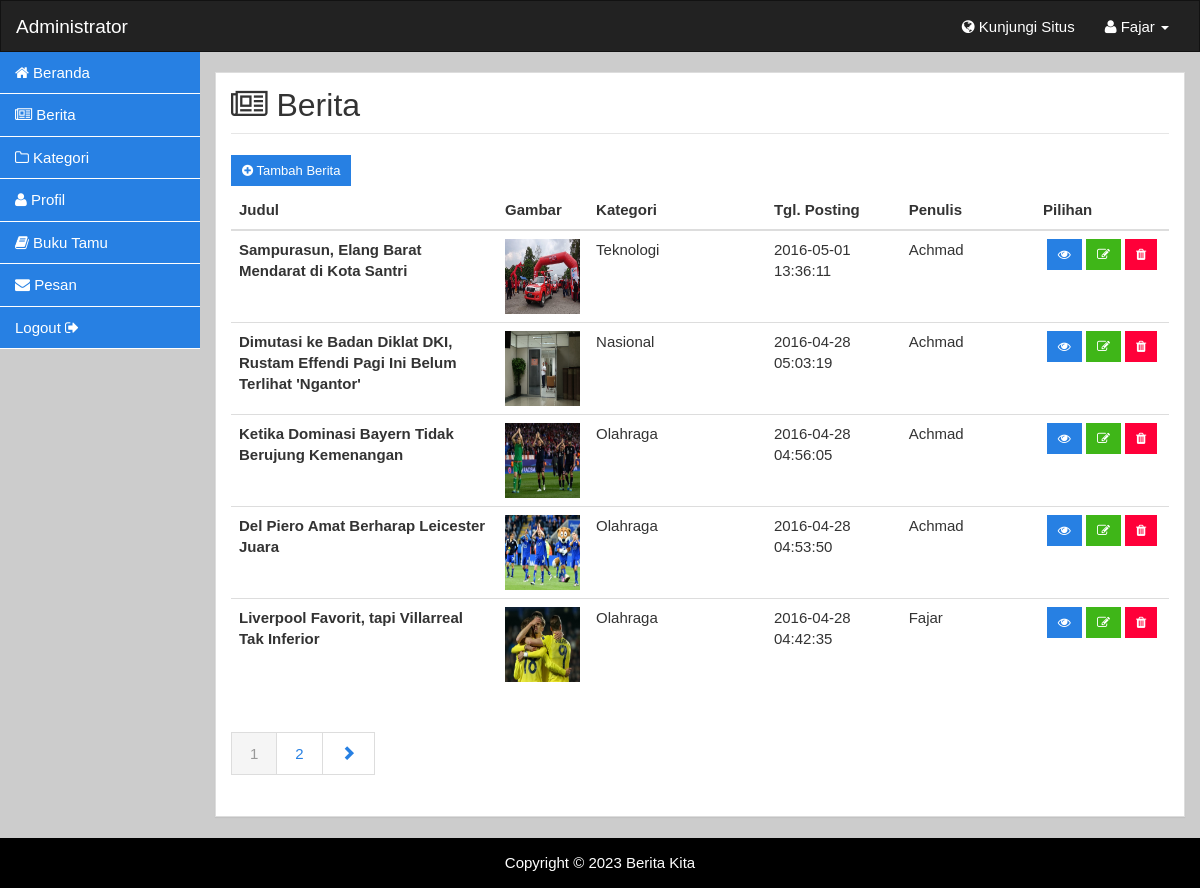
Screenshot of /webadmin/berita.php (signed in) with the database file from the repository.
### tables this page shows
CREATE TABLE `berita` (
  `id_berita` int(11) NOT NULL AUTO_INCREMENT,
  `judul` varchar(100) NOT NULL,
  `id_kategori` int(11) NOT NULL,
  `gambar` varchar(100) NOT NULL,
  `teks_berita` text NOT NULL,
  `tgl_posting` datetime NOT NULL,
  `id_admin` int(11) NOT NULL,
  `dilihat` int(11) NOT NULL,
  PRIMARY KEY (`id_berita`)
);

CREATE TABLE `kategori` (
  `id_kategori` int(11) NOT NULL AUTO_INCREMENT,
  `kategori` varchar(30) NOT NULL,
  PRIMARY KEY (`id_kategori`)
);

### config/config.php (called while the page is built)
<?php
$base_url = 'http://localhost/portalberita/';

### webadmin/berita.php (the view, shortened to what this page needs)
<?php include 'header.php'; ?>
<?php
$limit = 5;
if(isset($_GET['p']))
{
    $noPage = $_GET['p'];
}
else $noPage = 1;
$offset = ($noPage - 1) * $limit;
$sql = "SELECT
berita.id_berita,
berita.judul,
admin.id_admin,
berita.gambar,
berita.tgl_posting,
admin.nama_lengkap,
kategori.kategori
FROM
berita
INNER JOIN admin ON berita.id_admin = admin.id_admin
INNER JOIN kategori ON kategori.id_kategori = berita.id_kategori
ORDER BY berita.tgl_posting DESC
LIMIT ".$offset.",". $limit;
$qry = $mysqli->query($sql);
$sql_rec = "SELECT id_berita FROM berita";
$total_rec = $mysqli->query($sql_rec);
$total_rec_num = $total_rec->num_rows;
$total_page = ceil($total_rec_num/$limit);
?>
<div class="container-fluid body">
	<div class="row">
		<div class="col-lg-2 sidebar">
			<?php include 'sidebar.php'; ?>
		</div>
		<div class="col-lg-10 main-content">
			<div class="panel panel-default">
				<div class="panel-body">
					<div class="row">
						<div class="col-md-12">
							<h2 class="page-header"><i class="fa fa-newspaper-o"></i> Berita</h2>
						</div>
					</div>
					<div class="row">
						<div class="col-md-12">
							<a href="tambah-berita.php" class="btn btn-sm btn-primary">
								<i class="fa fa-plus-circle"></i> Tambah Berita
							</a>
							<table class="table table-hover">
								<thead>
									<tr>
										<th width="30%">Judul</th>
										<th width="5%">Gambar</th>
										<th width="20%">Kategori</th>
										<th width="15%">Tgl. Posting</th>
										<th width="15%">Penulis</th>
										<th width="15%">Pilihan</th>
									</tr>
								</thead>
								<tbody>
								<?php while ($news_list = $qry->fetch_assoc()) { ?>
									<tr>
										<td><strong><?php echo $news_list['judul']; ?></strong></td>
										<td>
											<img src="../images/<?php echo $news_list['gambar']; ?>" height="75" width="75">
										</td>
										<td><?php echo $news_list['kategori']; ?></td>
										<td><?php echo $news_list['tgl_posting']; ?></td>
										<td><?php echo $news_list['nama_lengkap']; ?></td>
										<td align="center">
											<?php if ($news_list['id_admin'] == $_SESSION['id_admin'] or $_SESSION['level']=='admin') { ?>
											<a class="btn btn-sm btn-primary" target="_blank" href="<?php echo $base_url.'detail.php?id='.$news_list['id_berita']; ?>">
												<i class="fa fa-eye"></i>
											</a>
											<a href="edit-berita.php?id=<?=$news_list['id_berita']?>" class="btn btn-sm btn-success">
												<i class="fa fa-edit"></i>
											</a>
											<a onclick="return confirm('Anda Yakin Ingin Menghapus Data Ini?');" href="hapus-berita.php?id=<?=$news_list['id_berita']?>" class="btn btn-sm btn-danger">
												<i class="fa fa-trash"></i>
											</a>
											<?php } else { ?>
											<a class="btn btn-sm btn-primary" target="_blank" href="<?php echo $base_url.'detail.php?id='.$news_list['id_berita']; ?>">
												<i class="fa fa-eye"></i>
											</a>
											<?php } ?>
										</td>
									</tr>
								<?php } ?>
								</tbody>
							</table>
						</div>
						<div class="col-md-12">
							<ul class="pagination">
							<?php for ($page=1; $page <= $total_page ; $page++) { ?>
								<?php if ((($page >= $noPage - 3) && ($page <= $noPage + 3)) || ($page == 1) || ($page == $total_page)) { ?>
									<?php
            							if ($page == $noPage) echo "<li class='active'><a href='#'>".$page."</a></li> ";
            							else echo " <li><a href='".$_SERVER['PHP_SELF']."?p=".$page."'>".$page."</a></li> ";
									?>
								<?php } ?>
							<?php } ?>
							<?php if ($noPage < $total_page) { ?>
								<li>
									<a href="<?php echo "berita.php?p=".($noPage+1); ?>">
										<i class="glyphicon glyphicon-chevron-right"></i>
									</a>
								</li>
							<?php } ?>
							</ul>
						</div>
					</div>
				</div>
			</div>
		</div>
	</div>
</div>
<?php include 'footer.php'; ?>

### rows the page displays
berita: judul "Sampurasun, Elang Barat Mendarat di Kota Santri", gambar (picture), id_kategori.kategori "Teknologi", tgl_posting "2016-05-01 13:36:11", id_admin.nama_lengkap "Achmad"
berita: judul "Dimutasi ke Badan Diklat DKI, Rustam Effendi Pagi Ini Belum Terlihat 'Ngantor'", gambar (picture), id_kategori.kategori "Nasional", tgl_posting "2016-04-28 05:03:19", id_admin.nama_lengkap "Achmad"
berita: judul "Ketika Dominasi Bayern Tidak Berujung Kemenangan", gambar (picture), id_kategori.kategori "Olahraga", tgl_posting "2016-04-28 04:56:05", id_admin.nama_lengkap "Achmad"
berita: judul "Del Piero Amat Berharap Leicester Juara", gambar (picture), id_kategori.kategori "Olahraga", tgl_posting "2016-04-28 04:53:50", id_admin.nama_lengkap "Achmad"
berita: judul "Liverpool Favorit, tapi Villarreal Tak Inferior", gambar (picture), id_kategori.kategori "Olahraga", tgl_posting "2016-04-28 04:42:35", id_admin.nama_lengkap "Fajar"

### other values shown
$_SESSION['nm_admin'] "Fajar"
